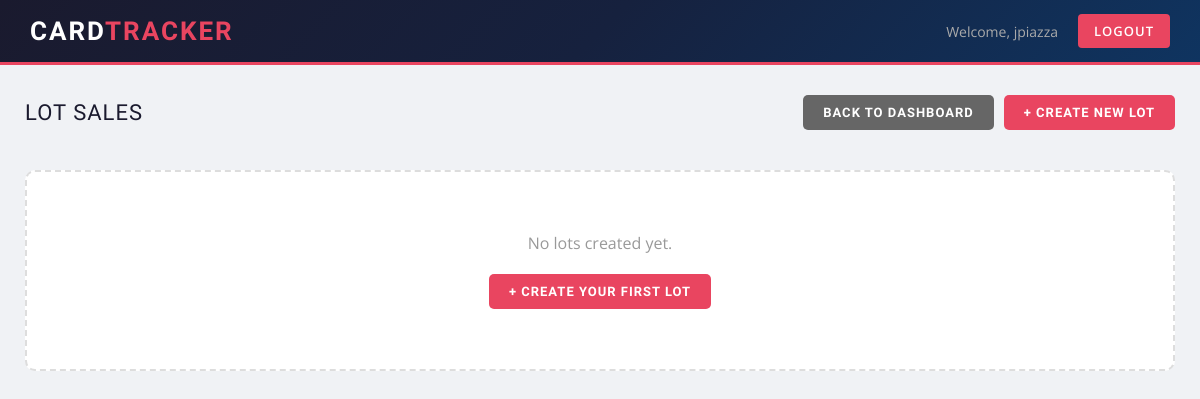
The app's page /lots (signed in), older data.
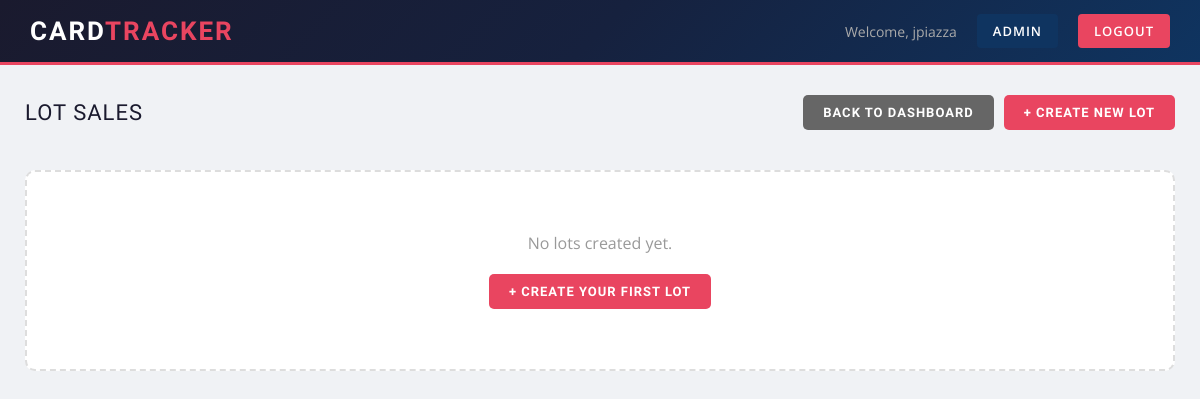
The same page, newer data.
### main.py (the view)
@main.route('/lots')
@login_required
def lots():
    lots = Lot.query.filter_by(user_id=current_user.id).order_by(Lot.date_sold.desc()).all()
    return render_template('lots.html', lots=lots)

### app.py (called while the page is built)
def create_app():
    app = Flask(__name__)
    app.config['SECRET_KEY'] = os.getenv('SECRET_KEY', 'your-secret-key')
    app.config['SQLALCHEMY_DATABASE_URI'] = 'sqlite:///cards.db'
    app.config['UPLOAD_FOLDER'] = 'static/uploads'
    app.config['MAX_CONTENT_LENGTH'] = 16 * 1024 * 1024  # 16MB max
    db.init_app(app)
    login_manager = LoginManager()
    login_manager.login_view = 'auth.login'
    login_manager.init_app(app)
    @login_manager.user_loader
    def load_user(user_id):
        return User.query.get(int(user_id))
    from auth import auth as auth_blueprint
    app.register_blueprint(auth_blueprint)
    from main import main as main_blueprint
    app.register_blueprint(main_blueprint)
    from admin import admin as admin_blueprint
    app.register_blueprint(admin_blueprint)
    with app.app_context():
        db.create_all()
    return app

### templates/lots.html (shortened to what the changed rows need)
<!DOCTYPE html>
<html>
<head>
    <link rel="stylesheet" href="{{ url_for('static', filename='css/style.css') }}">
</head>
<body>
    <nav>
        <h1>Card<span>Tracker</span></h1>
        <div class="nav-right">
            <span>Welcome, {{ current_user.username }}</span>
            {% if current_user.is_admin %}
                <a href="{{ url_for('admin.admin_dashboard') }}" style="background:#0f3460;">Admin</a>
            {% endif %}
            <a href="{{ url_for('auth.logout') }}">Logout</a>
        </div>
    </nav>
</body>
</html>

Row changes from the older to the newer data that the page shows:
changed User "jpiazza": is_admin False → True (drawn)
Text that changed along with them:
text now shown: "ADMIN"
